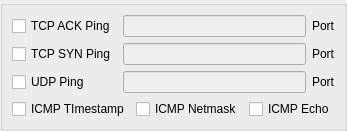
          <widget class="QWidget" name="page_2">
           <property name="autoFillBackground">
            <bool>false</bool>
           </property>
           <layout class="QVBoxLayout" name="verticalLayout_5">
            <property name="margin">
             <number>0</number>
            </property>
            <item>
             <widget class="QGroupBox" name="groupBox_4">
              <property name="title">
               <string/>
              </property>
              <layout class="QVBoxLayout" name="verticalLayout_16">
               <item>
                <layout class="QGridLayout" name="gridLayout_14">
                 <item row="0" column="0">
                  <widget class="QCheckBox" name="checkTcpPing">
                   <property name="text">
                    <string>TCP ACK Ping</string>
                   </property>
                  </widget>
                 </item>
                 <item row="0" column="1">
                  <widget class="QLineEdit" name="lineTcpPing">
                   <property name="enabled">
                    <bool>false</bool>
                   </property>
                  </widget>
                 </item>
                 <item row="0" column="2">
                  <widget class="QLabel" name="label_5">
                   <property name="text">
                    <string>Port</string>
                   </property>
                  </widget>
                 </item>
                 <item row="1" column="0">
                  <widget class="QCheckBox" name="checkTcpSyn">
                   <property name="text">
                    <string>TCP SYN Ping</string>
                   </property>
                  </widget>
                 </item>
                 <item row="1" column="1">
                  <widget class="QLineEdit" name="lineSynPing">
                   <property name="enabled">
                    <bool>false</bool>
                   </property>
                  </widget>
                 </item>
                 <item row="1" column="2">
                  <widget class="QLabel" name="label_6">
                   <property name="text">
                    <string>Port</string>
                   </property>
                  </widget>
                 </item>
                 <item row="2" column="0">
                  <widget class="QCheckBox" name="checkUdpPing">
                   <property name="text">
                    <string>UDP Ping</string>
                   </property>
                  </widget>
                 </item>
                 <item row="2" column="1">
                  <widget class="QLineEdit" name="lineUdpPing">
                   <property name="enabled">
                    <bool>false</bool>
                   </property>
                  </widget>
                 </item>
                 <item row="2" column="2">
                  <widget class="QLabel" name="label_7">
                   <property name="text">
                    <string>Port</string>
                   </property>
                  </widget>
                 </item>
                </layout>
               </item>
               <item>
                <layout class="QHBoxLayout" name="horizontalLayout_16">
                 <item>
                  <widget class="QCheckBox" name="checkIcmpTimestamp">
                   <property name="text">
                    <string>ICMP TImestamp</string>
                   </property>
                  </widget>
                 </item>
                 <item>
                  <widget class="QCheckBox" name="checkIcmpNetmask">
                   <property name="text">
                    <string>ICMP Netmask</string>
                   </property>
                  </widget>
                 </item>
                 <item>
                  <widget class="QCheckBox" name="checkIcmpEcho">
                   <property name="text">
                    <string>ICMP Echo</string>
                   </property>
                  </widget>
                 </item>
                </layout>
               </item>
               <item>
                <spacer name="verticalSpacer_2">
                 <property name="orientation">
                  <enum>Qt::Vertical</enum>
                 </property>
                 <property name="sizeType">
                  <enum>QSizePolicy::Expanding</enum>
                 </property>
                 <property name="sizeHint" stdset="0">
                  <size>
                   <width>20</width>
                   <height>0</height>
                  </size>
                 </property>
                </spacer>
               </item>
              </layout>
             </widget>
            </item>
           </layout>
          </widget>
